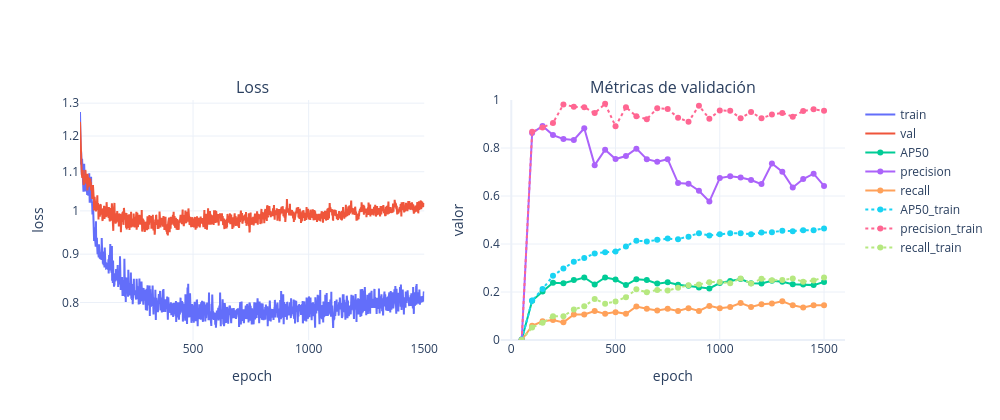

This figure's notebook cell:
### Code cell
path = r"C:\Users\Usuario\Desktop\5to Semestre\Aprendizaje profundo con vision artificial\ShipDeNet\ShipDeNet-20\SSFP\losses_1500.html"
fig = html_a_figura(path)
fig.show()

### Figure 1 — Plotly figure (JSON) as saved in the notebook; plotly's stock layout.template omitted (floating-point values rounded to 4 significant figures; data arrays with more than 128 entries replaced by an {"elided": "..."} marker saying what was removed)
{"data": [{"mode": "lines", "name": "train", "type": "scatter", "x": {"elided": "1490 int values"}, "xaxis": "x", "y": {"elided": "1490 float values"}, "yaxis": "y"}, {"mode": "lines", "name": "val", "type": "scatter", "x": {"elided": "1490 int values"}, "xaxis": "x", "y": {"elided": "1490 float values"}, "yaxis": "y"}, {"mode": "lines+markers", "name": "AP50", "type": "scatter", "x": [50, 100, 150, 200, 250, 300, 350, 400, 450, 500, 550, 600, 650, 700, 750, 800, 850, 900, 950, 1000, 1050, 1100, 1150, 1200, 1250, 1300, 1350, 1400, 1450, 1500], "xaxis": "x2", "y": [0.001685, 0.1633, 0.2019, 0.2384, 0.2365, 0.2496, 0.2605, 0.2316, 0.2604, 0.2519, 0.2289, 0.2533, 0.25, 0.2349, 0.2403, 0.2306, 0.2261, 0.219, 0.2147, 0.2375, 0.2459, 0.2538, 0.2364, 0.2354, 0.2464, 0.2427, 0.2321, 0.231, 0.2287, 0.242], "yaxis": "y2"}, {"mode": "lines+markers", "name": "precision", "type": "scatter", "x": [50, 100, 150, 200, 250, 300, 350, 400, 450, 500, 550, 600, 650, 700, 750, 800, 850, 900, 950, 1000, 1050, 1100, 1150, 1200, 1250, 1300, 1350, 1400, 1450, 1500], "xaxis": "x2", "y": [0, 0.8621, 0.8919, 0.8537, 0.8378, 0.8333, 0.8824, 0.7286, 0.7931, 0.7538, 0.7667, 0.7973, 0.7534, 0.7429, 0.7534, 0.6538, 0.6512, 0.622, 0.5769, 0.6747, 0.6824, 0.6771, 0.6667, 0.6495, 0.7356, 0.701, 0.6354, 0.6706, 0.6932, 0.6421], "yaxis": "y2"}, {"mode": "lines+markers", "name": "recall", "type": "scatter", "x": [50, 100, 150, 200, 250, 300, 350, 400, 450, 500, 550, 600, 650, 700, 750, 800, 850, 900, 950, 1000, 1050, 1100, 1150, 1200, 1250, 1300, 1350, 1400, 1450, 1500], "xaxis": "x2", "y": [0, 0.05924, 0.0782, 0.08294, 0.07346, 0.1066, 0.1066, 0.1209, 0.109, 0.1161, 0.109, 0.1398, 0.1303, 0.1232, 0.1303, 0.1209, 0.1327, 0.1209, 0.1422, 0.1327, 0.1374, 0.154, 0.1374, 0.1493, 0.1517, 0.1611, 0.1445, 0.1351, 0.1445, 0.1445], "yaxis": "y2"}, {"line": {"dash": "dot"}, "mode": "lines+markers", "name": "AP50_train", "type": "scatter", "x": [50, 100, 150, 200, 250, 300, 350, 400, 450, 500, 550, 600, 650, 700, 750, 800, 850, 900, 950, 1000, 1050, 1100, 1150, 1200, 1250, 1300, 1350, 1400, 1450, 1500], "xaxis": "x2", "y": [0.001607, 0.165, 0.2125, 0.2679, 0.2976, 0.3261, 0.342, 0.3607, 0.3652, 0.3693, 0.39, 0.4139, 0.4108, 0.4179, 0.4225, 0.4197, 0.4307, 0.4446, 0.4356, 0.4407, 0.4445, 0.4447, 0.4405, 0.4475, 0.4491, 0.4556, 0.4536, 0.4575, 0.4574, 0.4647], "yaxis": "y2"}, {"line": {"dash": "dot"}, "mode": "lines+markers", "name": "precision_train", "type": "scatter", "x": [50, 100, 150, 200, 250, 300, 350, 400, 450, 500, 550, 600, 650, 700, 750, 800, 850, 900, 950, 1000, 1050, 1100, 1150, 1200, 1250, 1300, 1350, 1400, 1450, 1500], "xaxis": "x2", "y": [0, 0.8673, 0.8855, 0.904, 0.9817, 0.9717, 0.9701, 0.9454, 0.9839, 0.8904, 0.9698, 0.9319, 0.92, 0.9657, 0.9625, 0.9265, 0.9089, 0.9765, 0.922, 0.9561, 0.9551, 0.9243, 0.9501, 0.9239, 0.9394, 0.9461, 0.9305, 0.9539, 0.9617, 0.9548], "yaxis": "y2"}, {"line": {"dash": "dot"}, "mode": "lines+markers", "name": "recall_train", "type": "scatter", "x": [50, 100, 150, 200, 250, 300, 350, 400, 450, 500, 550, 600, 650, 700, 750, 800, 850, 900, 950, 1000, 1050, 1100, 1150, 1200, 1250, 1300, 1350, 1400, 1450, 1500], "xaxis": "x2", "y": [0, 0.0525, 0.07165, 0.09883, 0.09944, 0.1272, 0.1402, 0.1711, 0.1513, 0.1606, 0.1785, 0.2112, 0.1989, 0.2088, 0.2063, 0.218, 0.2279, 0.231, 0.2409, 0.2421, 0.2366, 0.2563, 0.2353, 0.2551, 0.2489, 0.2495, 0.2563, 0.2427, 0.2483, 0.2607], "yaxis": "y2"}], "layout": {"annotations": [{"font": {"size": 16}, "showarrow": false, "text": "Loss", "x": 0.225, "xanchor": "center", "xref": "paper", "y": 1, "yanchor": "bottom", "yref": "paper"}, {"font": {"size": 16}, "showarrow": false, "text": "Métricas de validación", "x": 0.775, "xanchor": "center", "xref": "paper", "y": 1, "yanchor": "bottom", "yref": "paper"}], "height": 420, "hovermode": "x unified", "width": 1000, "xaxis": {"anchor": "y", "domain": [0, 0.45], "title": {"text": "epoch"}}, "xaxis2": {"anchor": "y2", "domain": [0.55, 1], "title": {"text": "epoch"}}, "yaxis": {"anchor": "x", "domain": [0, 1], "title": {"text": "loss"}, "type": "log"}, "yaxis2": {"anchor": "x2", "domain": [0, 1], "range": [0, 1], "title": {"text": "valor"}}}}
